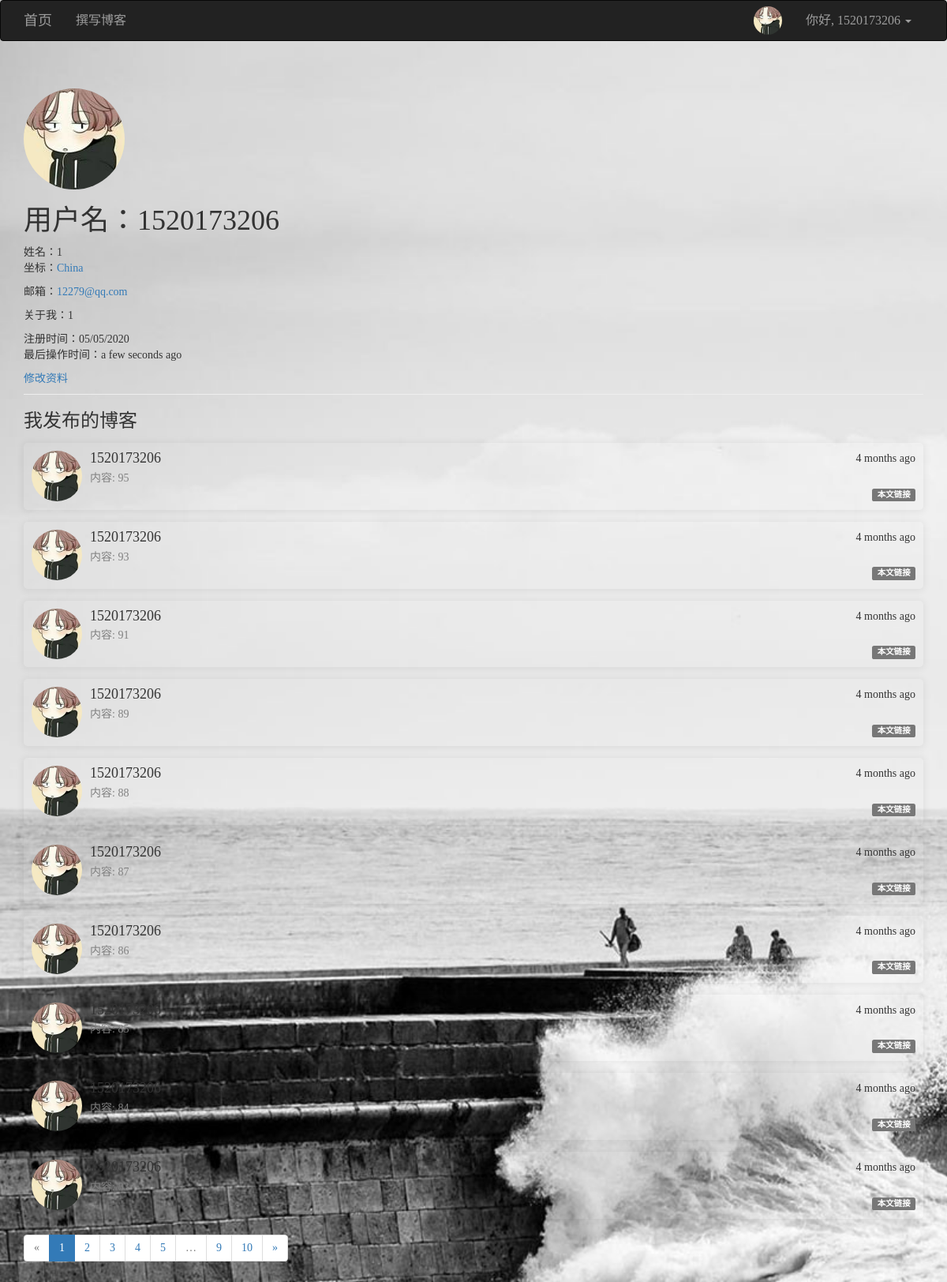
Screenshot of /user/user_info/1520173206 (signed in) with the database file from the repository.
### app/models/users.py (models this page shows, shortened)
class User(UserMixin, db.Model):
    __tablename__ = 'users'
    id = db.Column(db.Integer, primary_key=True)
    username = db.Column(db.String(64), unique=True)
    password_hash = db.Column(db.String(128))
    email = db.Column(db.String(128), unique=True)
    confirmed = db.Column(db.Boolean, default=False)
    icon = db.Column(db.String(64), default='default.jpg')
    name = db.Column(db.String(64))
    location = db.Column(db.String(64))
    about_me = db.Column(db.Text())
    member_since = db.Column(db.DateTime(), default=datetime.utcnow)
    last_seen = db.Column(db.DateTime(), default=datetime.utcnow)
    posts = db.relationship('Posts', backref='user', lazy='dynamic', cascade='all, delete-orphan')
    favorites = db.relationship('Posts', secondary="collections", backref=db.backref('users', lazy='dynamic'), lazy='dynamic')
    comments = db.relationship('Comment', backref='user', lazy='dynamic', cascade='all, delete-orphan')
    @property
    def password(self):
        raise AttributeError('密码不可读')
    def ping(self):
        self.last_seen = datetime.utcnow()
        db.session.add(self)
        db.session.commit()

### app/models/posts.py (models this page shows, shortened)
class Posts(db.Model):
    __tablename__ = 'posts'
    id = db.Column(db.Integer, primary_key=True)
    rid = db.Column(db.Integer, index=True, default=0)
    content = db.Column(db.Text)
    timestamp = db.Column(db.DateTime, default=datetime.utcnow)
    uid = db.Column(db.Integer, db.ForeignKey('users.id', ondelete='CASCADE'))
    comments = db.relationship('Comment', backref='post', lazy='dynamic', cascade='all, delete-orphan')
    body_html = db.Column(db.Text)
    body_text = db.Column(db.Text)

### app/views/user.py (the view)
@user.route('/user_info/<username>')
def user_info(username):
    u = User.query.filter_by(username=username).first_or_404()
    page = request.args.get('page', 1, type=int)  # 用户想查看第几页
    pagination = u.posts.order_by(Posts.timestamp.desc()).paginate(page, per_page=10, error_out=False)
    posts = pagination.items
    return render_template('user/user.html', user=u, posts=posts, pagination=pagination)

### app/models/users.py (called while the page is built)
@loginmanager.user_loader
def user_loader(uid):
    return User.query.get(int(uid))

### app/views/user.py (called while the page is built)
@user.before_app_request
def before_request():
    if current_user.is_authenticated:
        current_user.ping()

### app/templates/user/user.html (shortened to what this page needs)
{% extends 'commons/base.html' %}
{% from 'commons/macro.html' import pagination_show %}
{% block page_content %}
    <div class="page-header">
        <img style="border-radius: 50%" src="{{ url_for('static', filename='uploads/' + user.icon) }}" alt="头像">
        <h1>用户名：{{ user.username }}</h1>
        {% if user.name or user.location %}
            <p>
                {% if user.name %}姓名：{{ user.name }}<br>{% endif %}
                {% if user.location %}
                    坐标：<a href="http://maps.google.com/?q={{ user.location }}">{{ user.location }}</a>
                {% endif %}
            </p>
        {% endif %}
        <p>邮箱：<a href="mailto:{{ user.email }}">{{ user.email }}</a></p>
        {% if user.about_me %}<p>关于我：{{ user.about_me }}</p>{% endif %}
        <p>
            注册时间：{{ moment(user.member_since).format('L') }}<br>
            最后操作时间：{{ moment(user.last_seen).fromNow() }}
        </p>
        {% if current_user.username == user.username %}
            <a href="{{ url_for('user.change_icon') }}">修改资料</a>
        {% endif %}
    </div>
    <h3>{% if current_user.username == user.username %}我{% else %}Ta{% endif %}发布的博客</h3>
    {% for post in posts %}
        <div class="media" style="padding: 10px; box-shadow: 0 1px 10px 2px rgba(0, 0, 0, .06); border-radius: 5px">
            <div class="media-left">
                <img class="media-object" style="width: 64px; height: 64px; border-radius: 50%" src="{{ url_for('static', filename='uploads/' + post.user.icon) }}" alt="...">
            </div>
            <div class="media-body">
                <div style="float: right">{{ moment(post.timestamp).fromNow() }}</div>
                <h4 class="media-heading">{{ post.user.username }}</h4>
                <span style="float: left; white-space: nowrap; overflow: hidden; text-overflow: ellipsis; max-width: 950px; max-height: 20px; color: grey">
                    {% if post.body_html %}
                        {{ post.body_text }}
                    {% else %}
                        {{ post.content }}
                    {% endif %}
                </span><br>
                <a style="float:right;" target="_blank" href="{{ url_for('posts.post_show', id=post.id) }}"><span class="label label-default">本文链接</span></a>
            </div>
        </div>
    {% endfor %}
    {{ pagination_show(pagination,'user.user_info',user.username) }}
{% endblock %}

### app/templates/commons/base.html (shortened to what this page needs)
{% extends 'bootstrap/base.html' %}
{% import 'bootstrap/wtf.html' as wtf %}
{% block navbar %}
    <nav class="navbar navbar-inverse" style="-webkit-user-select: none; font-size: 16px;">
        <div class="container">
            <div class="navbar-header">
                <a class="navbar-brand" href="{{ url_for('main.index') }}">首页</a>
            </div>
            <div class="collapse navbar-collapse">
                <ul class="nav navbar-nav">
                    {% if current_user.is_authenticated %}
                        <li><a href="{{ url_for('posts.index') }}">撰写博客</a></li>
                    {% endif %}
                </ul>
                <ul class="nav navbar-nav navbar-right">
                    {% if current_user.is_authenticated %}
                        <li>
                            <a href="{{ url_for('user.index', username=current_user.username) }}">
                                <img style="width: 36px; height: 36px; border-radius: 50%; float: left; margin-top: -8px" src="{{ url_for('static', filename='uploads/' + current_user.icon) }}" alt="...">
                            </a>
                        </li>
                        <li class="dropdown">
                            <a href="#" class="dropdown-toggle" data-toggle="dropdown" role="button" aria-haspopup="true"
                               aria-expanded="false">你好, {{ current_user.username }} <span class="caret"></span></a>
                        </li>
                    {% else %}
                        <li><a href="{{ url_for('user.register') }}">注册</a></li>
                        <li><a href="{{ url_for('user.login') }}">登录</a></li>
                    {% endif %}
                </ul>
            </div>
        </div>
    </nav>
{% endblock %}
{% block content %}
    <div class="container">
        {% block page_content %}
        {% endblock %}
    </div>
{% endblock %}
{% block styles %}
    {{ super() }}
{% endblock %}

### app/templates/commons/base.html (style rules this page uses)
body { font-family: "田氏宋体旧字形"; -webkit-user-select: none; background-image: url(/images/1214885.jpg); -webkit-background-size: cover; -o-background-size: cover; background-size: cover; z-index: -2; }

### rows the page displays
User: icon (placeholder picture), username "1520173206", name "1", location "China", email "12279@qq.com", about_me "1", member_since "05/05/2020", last_seen "a few seconds ago"
Posts: icon (placeholder picture), timestamp "4 months ago", user.username "1520173206", content "内容: 95"
Posts: icon (placeholder picture), timestamp "4 months ago", user.username "1520173206", content "内容: 93"
Posts: icon (placeholder picture), timestamp "4 months ago", user.username "1520173206", content "内容: 91"
Posts: icon (placeholder picture), timestamp "4 months ago", user.username "1520173206", content "内容: 89"
Posts: icon (placeholder picture), timestamp "4 months ago", user.username "1520173206", content "内容: 88"
Posts: icon (placeholder picture), timestamp "4 months ago", user.username "1520173206", content "内容: 87"
Posts: icon (placeholder picture), timestamp "4 months ago", user.username "1520173206", content "内容: 86"
Posts: icon (placeholder picture), timestamp "4 months ago", user.username "1520173206", content "内容: 85"
Posts: icon (placeholder picture), timestamp "4 months ago", user.username "1520173206", content "内容: 84"
Posts: icon (placeholder picture), timestamp "4 months ago", user.username "1520173206", content "内容: 83"

### other values shown
{{ p }} "1"
{{ p }} "2" "3" "4" "5" "9" "10"
